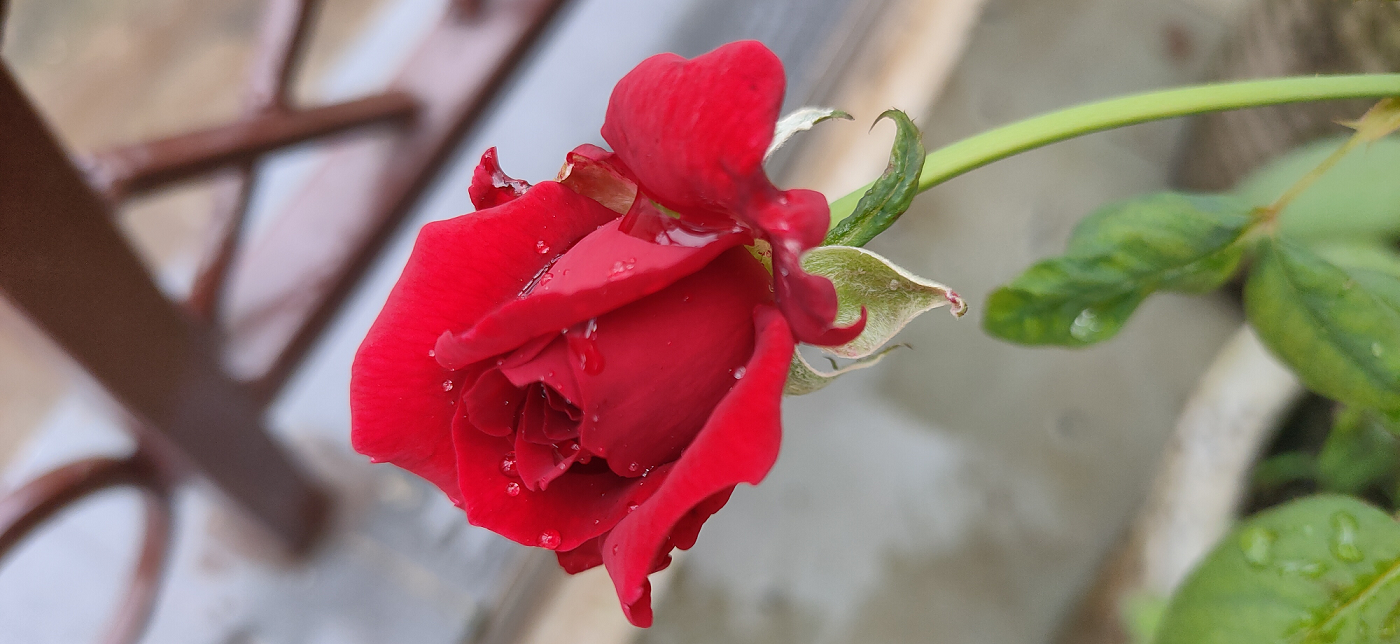
#> input picture Files used as input/img3.bmp, 1400 x 644 px, found by its file name
$ python 'C3_3 Histogram_plot2.py'
#> lines starting #> are read from the running program, lines starting #| are printed output that depends on the picture
### Chapter 09/my_package/my_functions.py
#======================================================================
# Purpose : creating custom functions for usage
#======================================================================

import matplotlib.pyplot as plt
import cv2
import numpy as np

# Function my_imshow is used to display image using matplotlib method and is
# usually used with subplots

def my_imshow(input_image,str='',ax='Nothing Passed'):
    if ax=='Nothing Passed':
        fig1,ax1=plt.subplots()
        fig1.show()
        if input_image.ndim==3:
            plt.imshow(cv2.cvtColor(input_image, cv2.COLOR_BGR2RGB))
        else:
            plt.imshow(cv2.cvtColor(input_image, cv2.COLOR_GRAY2RGB))
        plt.axis("off")
        plt.gca().set_title(str)
        return fig1,ax1
    else:
        if input_image.ndim==3:
            ax.imshow(cv2.cvtColor(input_image, cv2.COLOR_BGR2RGB))
        else:
            ax.imshow(cv2.cvtColor(input_image, cv2.COLOR_GRAY2RGB))
        ax.axis("off")
        ax.set_title(str)

# Function norm_uint8 defined below,
# Normalises and convert to uint8 an input_image and return the same, usually
# used while displaying a grayscale image which has been converted to float32
# during processing

# [5 lines left out: function norm_uint8, not called in this run]


### Chapter 03/C3_3 Histogram_plot2.py
#======================================================================
# PURPOSE : Learning Histogram Interpretation
#======================================================================

import cv2,matplotlib.pyplot as plt, numpy as np
import my_package.my_functions as mf # This is a user defined package and ...
# one may find the details related to its contents and usage in section XXX

#--------------------------------------------------------------------------
#                 Image Histogram
#--------------------------------------------------------------------------
a=cv2.imread('img3.bmp',1)
#> a is the input picture: shape (644, 1400, 3); mean B, G, R 110.4, 117.3, 149.7
r,c,h=np.shape(a)
#> r = 644; c = 1400; h = 3
mf.my_imshow(a,'Input BGR Image')

no_of_bins=16
X_axis=255*np.arange(0,no_of_bins,1)/(no_of_bins-1)
histB = cv2.calcHist([a],[0],None,[no_of_bins],[0,256])/(r*c)
#> histB = [0.00934, 0.0584, 0.12, 0.0893, 0.0752, 0.0539, 0.0728, 0.109, 0.12, 0.0855, 0.0748, 0.0404, 0.0319, 0.0335, 0.0256, 4.99e-05]
histG = cv2.calcHist([a],[1],None,[no_of_bins],[0,256])/(r*c)
#> histG = [0.0864, 0.0588, 0.0501, 0.0488, 0.0362, 0.0364, 0.0427, 0.0758, 0.145, 0.156, 0.117, 0.0656, 0.0639, 0.0162, 0.000733, 0.000112]
histR = cv2.calcHist([a],[2],None,[no_of_bins],[0,256])/(r*c)
#> histR = [0, 0.00101, 0.0033, 0.0102, 0.0517, 0.0603, 0.0588, 0.091, 0.158, 0.162, 0.113, 0.107, 0.105, 0.0396, 0.0363, 0.004]

fig4,ax4=plt.subplots(2,3)
fig4.show()

mf.my_imshow(a[:,:,0],'(a) Blue Frame',ax4[0,0])
#> call 2 of my_imshow, with str = '(a) Blue Frame'
#> in my_imshow (call 2), `ax.imshow(cv2.cvtColor(input_image, cv2.COLOR_GRAY2RGB))`:
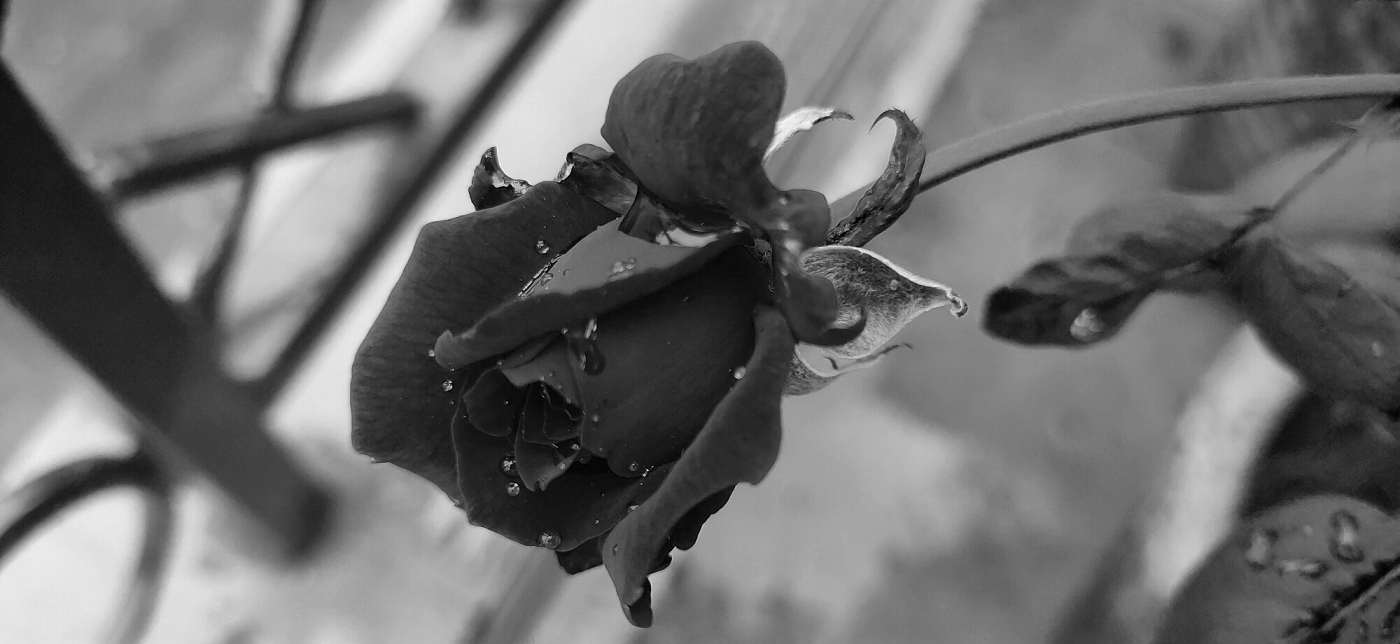
#> input_image: shape (644, 1400); min 0, max 251, mean 110.4
mf.my_imshow(a[:,:,1],'(b) Green Frame',ax4[0,1])
#> call 3 of my_imshow, with str = '(b) Green Frame'
#> in my_imshow (call 3), `ax.imshow(cv2.cvtColor(input_image, cv2.COLOR_GRAY2RGB))`:
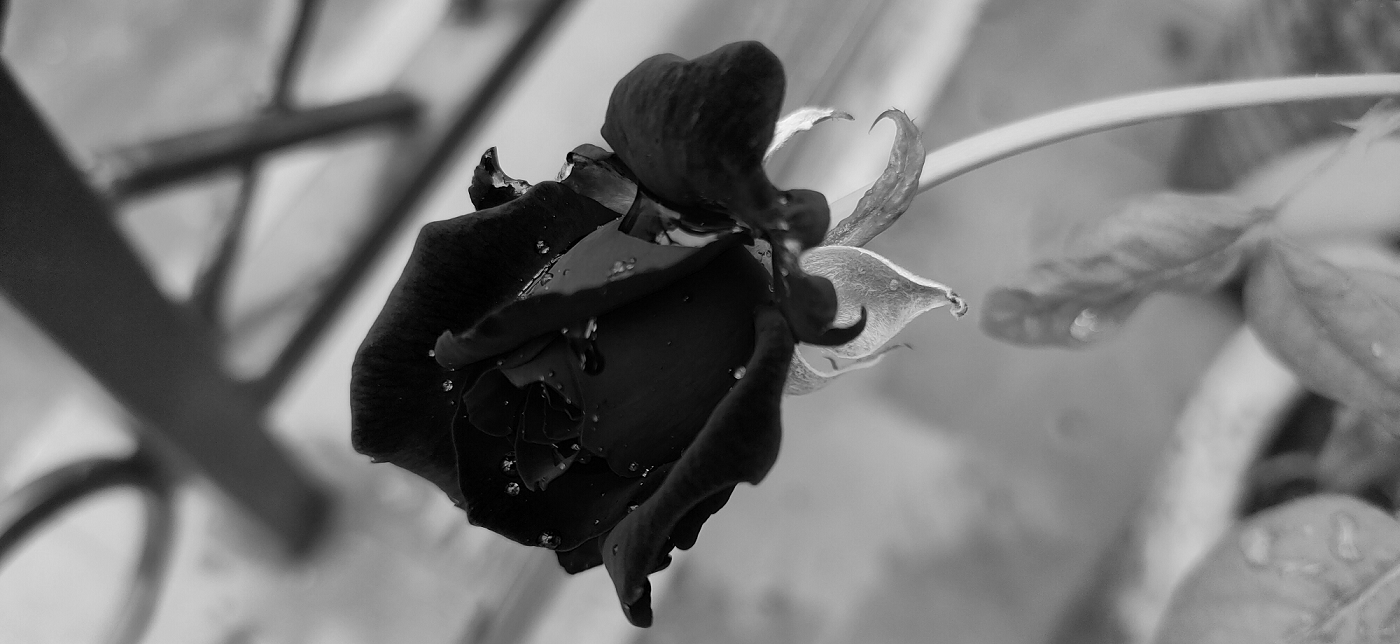
#> input_image: shape (644, 1400); min 0, max 253, mean 117.3
mf.my_imshow(a[:,:,2],'(c) Red Frame',ax4[0,2])
#> call 4 of my_imshow, with str = '(c) Red Frame'
#> in my_imshow (call 4), `ax.imshow(cv2.cvtColor(input_image, cv2.COLOR_GRAY2RGB))`:
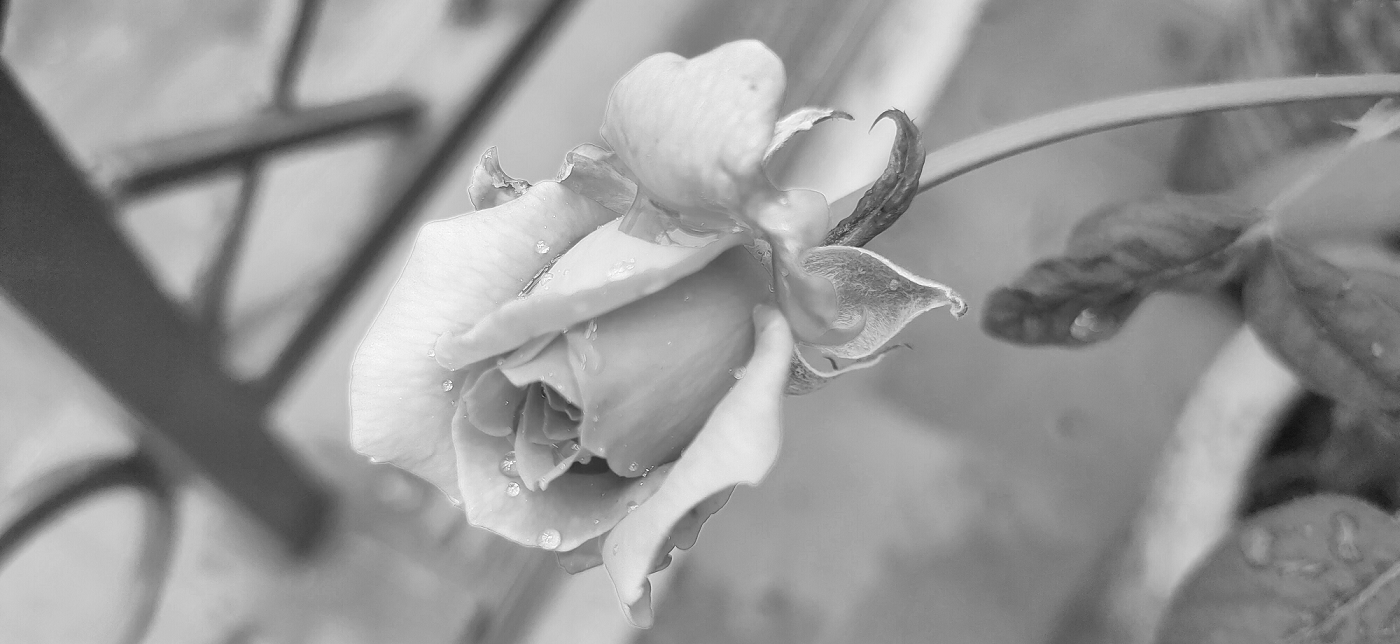
#> input_image: shape (644, 1400); min 17, max 255, mean 149.7

plt.subplot(2,3,4)
plt.stem(X_axis,histB)
plt.grid()
plt.title('(d) Blue Frame '+str(no_of_bins)+' bin histogram')

plt.subplot(2,3,5)
plt.stem(X_axis,histG)
plt.grid()
plt.title('(e) Green Frame '+str(no_of_bins)+' bin histogram')

plt.subplot(2,3,6)
plt.stem(X_axis,histR)
plt.grid()
plt.title('(f) Red Frame '+str(no_of_bins)+' bin histogram')

plt.show()
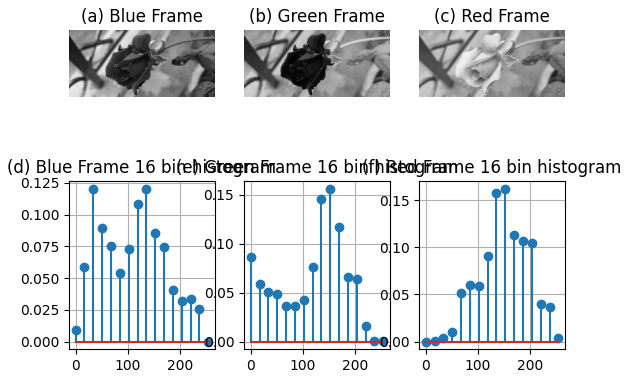
#> figure drawn by matplotlib, 6 panels; panel 4: curve peaks at x = 136, y = 0.12; panel 5: curve peaks at x = 153, y = 0.156; panel 6: curve peaks at x = 153, y = 0.162
print("Completed Successfully ...")

$ run again, with Files used as input/img1.bmp copied over Files used as input/img3.bmp
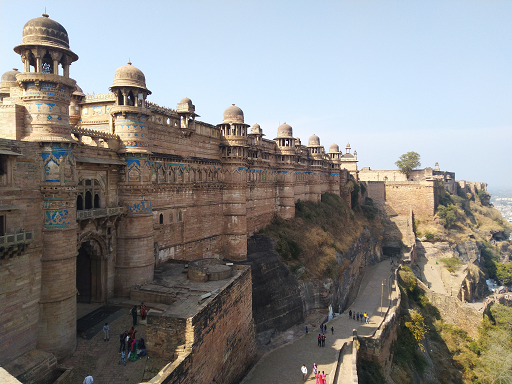
#> input picture Files used as input/img1.bmp, 512 x 384 px, found by its file name
#> a is the input picture: shape (384, 512, 3); mean B, G, R 132.7, 134.8, 136.5
#> histB = [0.000514, 0.0296, 0.0956, 0.157, 0.152, 0.0897, 0.0492, 0.0263, 0.0205, 0.0177, 0.0163, 0.0149, 0.00952, 0.00522, 0.0157, 0.3]
#> histG = [0.00132, 0.0246, 0.0703, 0.119, 0.141, 0.11, 0.0621, 0.0313, 0.0212, 0.0192, 0.0186, 0.0175, 0.0194, 0.0874, 0.238, 0.0197]
#> histR = [0.00187, 0.0239, 0.0574, 0.0847, 0.106, 0.105, 0.0859, 0.0541, 0.0357, 0.0215, 0.0173, 0.0204, 0.148, 0.172, 0.0453, 0.0201]
#> in my_imshow (call 3), `ax.imshow(cv2.cvtColor(input_image, cv2.COLOR_GRAY2RGB))`:
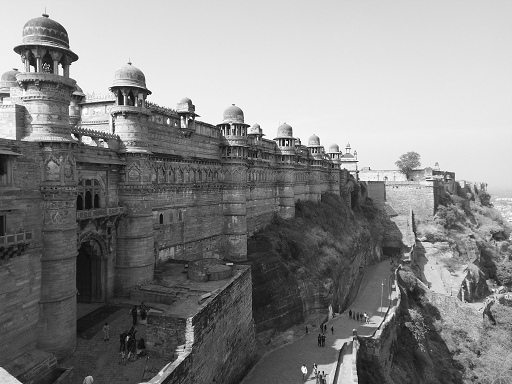
#> input_image: shape (384, 512); min 0, max 255, mean 134.8
#> in my_imshow (call 4), `ax.imshow(cv2.cvtColor(input_image, cv2.COLOR_GRAY2RGB))`:
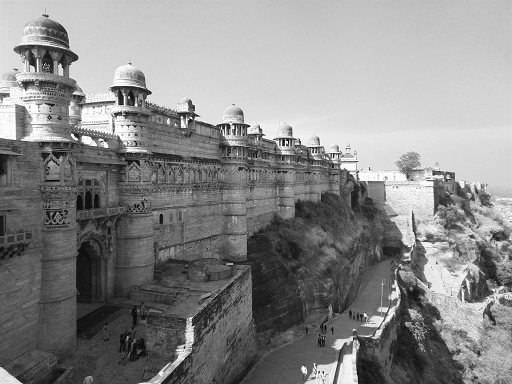
#> input_image: shape (384, 512); min 0, max 255, mean 136.5

$ run again, with Files used as input/img11.bmp copied over Files used as input/img3.bmp
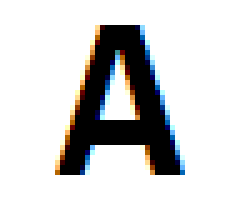
#> input picture Files used as input/img11.bmp, 49 x 42 px, found by its file name (shown 5 times larger)
#> a is the input picture: shape (42, 49, 3); mean B, G, R 209.1, 209.1, 209.1
#> histB = [0.162, 0, 0, 0.00826, 0, 0, 0.00826, 0, 0, 0.00826, 0, 0.00729, 0, 0.00777, 0, 0.798]
#> histG = [0.162, 0, 0, 0.00777, 0, 0, 0.00826, 0, 0, 0.00826, 0, 0.00826, 0, 0.00826, 0, 0.797]
#> histR = [0.162, 0, 0, 0.00826, 0, 0, 0.00777, 0, 0, 0.00826, 0, 0.00826, 0, 0.00777, 0, 0.798]
#> in my_imshow (call 3), `ax.imshow(cv2.cvtColor(input_image, cv2.COLOR_GRAY2RGB))`:
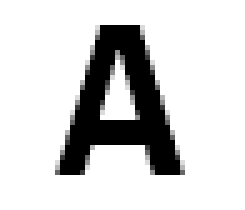
#> input_image: shape (42, 49) (shown 5 times larger); min 0, max 255, mean 209.1
#> in my_imshow (call 4), `ax.imshow(cv2.cvtColor(input_image, cv2.COLOR_GRAY2RGB))`:
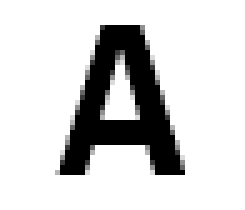
#> input_image: shape (42, 49) (shown 5 times larger); min 0, max 255, mean 209.1
